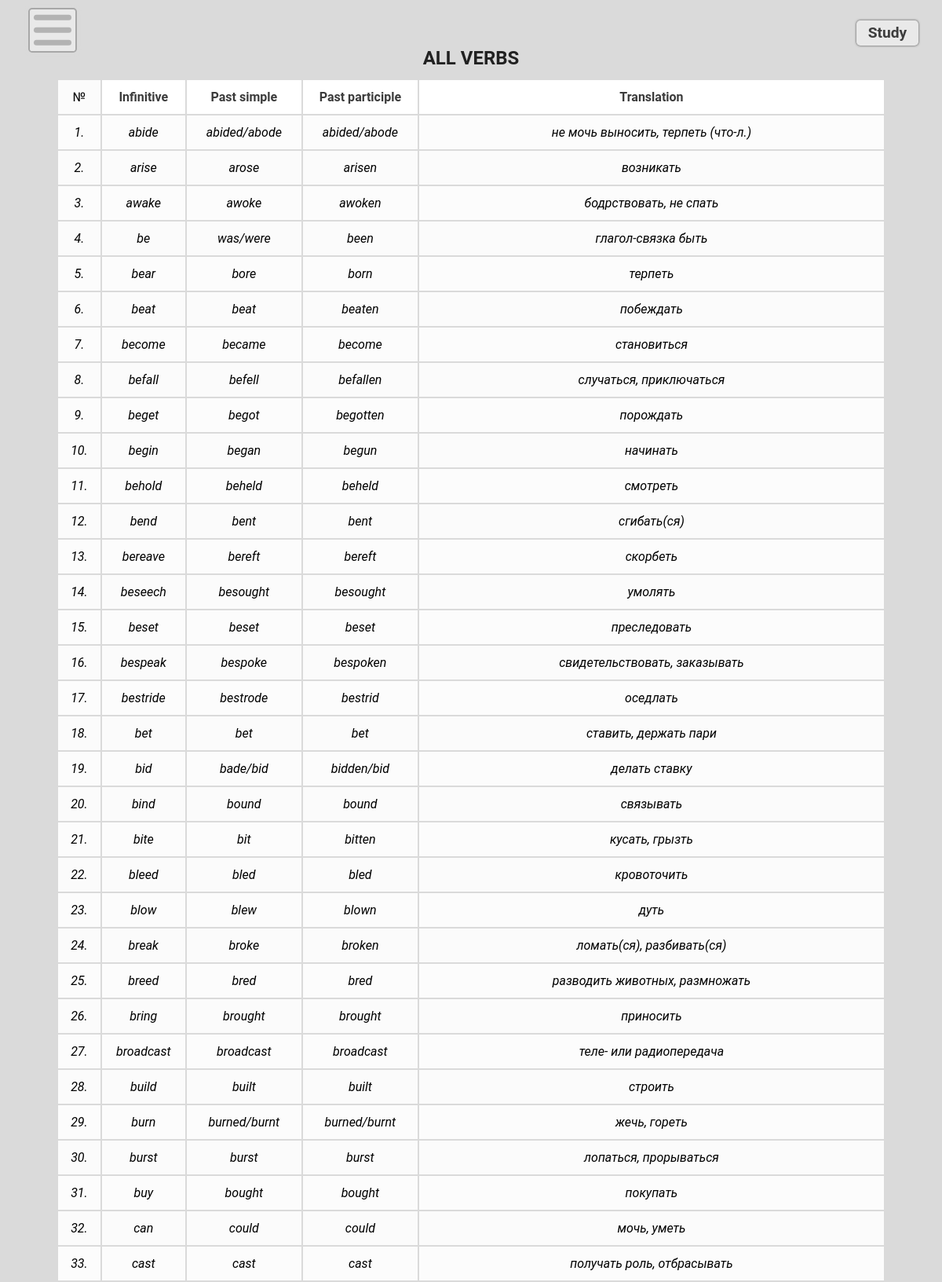
Page /all_verbs (upper part) on the committed database.
### IrregularVerbs/models.py (models this page shows, shortened)
class Verbs(models.Model):
    infinitive = models.CharField(max_length=30, unique=True)
    past_simple = models.CharField(max_length=30, unique=True)
    past_participle = models.CharField(max_length=30, unique=True)
    definition= models.CharField(max_length=366, blank=True)
    translation = models.CharField(max_length=30, blank=True)
    level = models.CharField(max_length=2, default='C2')

### IrregularVerbs/views.py (the view)
# urls.py: path("all_verbs", views.all_verbs, name="all_verbs"),
def all_verbs(request):
    verbs = Verbs.objects.all().order_by('infinitive')
    return render(request, 'IrregularVerbs/irregular_verbs.html', {'verbs': verbs, 'header':'All Verbs'})

### IrregularVerbs/templates/IrregularVerbs/irregular_verbs.html (shortened to what this page needs)
{% extends 'IrregularVerbs/base.html' %}
{% block content %}
    <div id="wrapper">
        <table>
            <div id="btn-start-study">
                <button class="button-study btn">Study</button>
            </div>
            <caption>
                {{ header }}
            </caption>
            <tr>
                <th>Infinitive</th>
                <th>Past simple</th>
                <th>Past participle</th>
                <th>Translation</th>
            </tr>
            {% for  obj in verbs %}
            <tr>
                <td data-cell="Infinitive">{{ obj.infinitive }}</td>
                <td data-cell="Past simple">{{ obj.past_simple}}</td>
                <td data-cell="Past participle">{{ obj.past_participle }}</td>
                <td data-cell="Translation">{{ obj.translation }}</td>
            </tr>
            {% endfor %}
        </table>
    </div>
    {% endblock %}

### IrregularVerbs/templates/IrregularVerbs/base.html (shortened to what this page needs)
{% load static %}
<!DOCTYPE html>
<html lang="en">
<head>
    <link rel="stylesheet" href="{% static 'IrregularVerbs/style.css' %}">
    {% load livereload_tags %}
</head>
<body>
    {% include 'IrregularVerbs/navbar.html' %}
    {% block content %}
    {% endblock  %}
</body>
</html>

### IrregularVerbs/templates/IrregularVerbs/navbar.html (shortened to what this page needs)
<div id="main-container">
    <label for="hamburger" class="hamburger-wrapper">
        <div id="hamburger-btn">
            <div class="hamburger">
            </div>
        </div>
    </label>
</div>

### IrregularVerbs/static/IrregularVerbs/style.css (style rules this page uses)
*, *::before, *::after { box-sizing: border-box; font-family: "Roboto", sans-serif; }
:root { --color3: #666666; --font-color1:#3d3d3d; --font-color2: #272727; --font-color3: #212121; --btn-color: #e9e9e9; --btn-hover-color: #f6f6f6; --btn-hover-color2: rgb(227,227,227); --avocado-color: #568203; --shadow-color1: #333333; --shadow-color2: #3e3e3e; --background-color: #f6f6f6; --outline-color: #9b9b9b; --primary-color: #dadada; }
body { margin: 0; background-color: rgb(218,218,218); }
.hamburger-wrapper { position: fixed; z-index: 7; cursor: pointer; top: .6rem; left: 3vw; }
#hamburger-btn { cursor: pointer; background: #dadada; background: #e9e9e9; width: 3.9rem; height: 3.6rem; display: flex; align-items: center; justify-content: center; cursor: pointer; position: relative; border-radius: .3rem; border: 2px solid #a7a7a7; box-shadow: 0 0 6px #dadada; transition: background 1.2s ease-in-out; }
.hamburger { width: 3rem; height: .4rem; border-radius: 999px; position: absolute; top: 50%; transform: translateY(-50%); transition: top 3s, transform 1s, background .3s .6s ease-out; cursor: pointer; }
.hamburger, .hamburger::before, .hamburger::after { content: ''; width: 3rem; height: .4rem; background-color: #b3b3b3; border-radius: 999px; }
.hamburger::before { border-radius: 999px; bottom: 1rem; position: absolute; transition: bottom .3s .3s, transform .3s ease-in-out; }
.hamburger::after { top: 1rem; position: absolute; transition: top .3s .3s, transform .3s ease-in-out; }
#wrapper { text-align: center; padding-top: 3rem; }
table { padding: 0 6vw; width: 100%; counter-reset: number; }
caption, th, td { padding: 1vw; }
caption { background-color: transparent; font-size: 1.5rem; font-weight: bold; text-transform: uppercase; color: var(--font-color3); }
th { background: white; color: #3b3b3b; }
tr:nth-of-type(2n) { background-color: #fcfcfc; }
tr { background-color: #fbfbfb; text-align: center; vertical-align: middle; font-family: 'Trebuchet MS', 'Lucida Sans Unicode', 'Lucida Grande', 'Lucida Sans', Arial, sans-serif; }
tr:not(:first-child) { counter-increment: number; font-style: italic; }
tr:first-of-type::before { content: '№'; }
tr::before { content: counter(number) '.'; padding: .9vw; display: table-cell; vertical-align: middle; }
#btn-start-study { position: fixed; top : 1rem; right: 1rem; padding: .6rem .9rem; z-index: 3; }
.button-study { display: flex; cursor: pointer; transition: .9s; border: transparent; border-radius: 9px; font-weight: 600; box-shadow: 0 0 3px #3e3e3e; box-shadow: 0 0 3px var(--shadow-color1); background-color: var(--btn-color); padding: .6rem .9rem; font-size: 20px; }
.btn { padding: .3rem .9rem; font-size: 1.2rem; color: var(--font-color1); cursor: pointer; box-shadow: 0 0 3px var(--shadow-color2); border-radius: .3rem; border: transparent; outline: transparent; }

### rows in the picture
Verbs: infinitive "abide", past_simple "abided/abode", past_participle "abided/abode", translation "не мочь выносить, терпеть (что-л.)"
Verbs: infinitive "arise", past_simple "arose", past_participle "arisen", translation "возникать"
Verbs: infinitive "awake", past_simple "awoke", past_participle "awoken", translation "бодрствовать, не спать"
Verbs: infinitive "be", past_simple "was/were", past_participle "been", translation "глагол-связка быть"
Verbs: infinitive "bear", past_simple "bore", past_participle "born", translation "терпеть"
Verbs: infinitive "beat", past_simple "beat", past_participle "beaten", translation "побеждать"
Verbs: infinitive "become", past_simple "became", past_participle "become", translation "становиться"
Verbs: infinitive "befall", past_simple "befell", past_participle "befallen", translation "случаться, приключаться"
Verbs: infinitive "beget", past_simple "begot", past_participle "begotten", translation "порождать"
Verbs: infinitive "begin", past_simple "began", past_participle "begun", translation "начинать"
Verbs: infinitive "behold", past_simple "beheld", past_participle "beheld", translation "смотреть"
Verbs: infinitive "bend", past_simple "bent", past_participle "bent", translation "сгибать(ся)"
Verbs: infinitive "bereave", past_simple "bereft", past_participle "bereft", translation "скорбеть"
Verbs: infinitive "beseech", past_simple "besought", past_participle "besought", translation "умолять"
Verbs: infinitive "beset", past_simple "beset", past_participle "beset", translation "преследовать"
Verbs: infinitive "bespeak", past_simple "bespoke", past_participle "bespoken", translation "свидетельствовать, заказывать"
Verbs: infinitive "bestride", past_simple "bestrode", past_participle "bestrid", translation "оседлать"
Verbs: infinitive "bet", past_simple "bet", past_participle "bet", translation "ставить, держать пари"
Verbs: infinitive "bid", past_simple "bade/bid", past_participle "bidden/bid", translation "делать ставку"
Verbs: infinitive "bind", past_simple "bound", past_participle "bound", translation "связывать"
Verbs: infinitive "bite", past_simple "bit", past_participle "bitten", translation "кусать, грызть"
Verbs: infinitive "bleed", past_simple "bled", past_participle "bled", translation "кровоточить"
Verbs: infinitive "blow", past_simple "blew", past_participle "blown", translation "дуть"
Verbs: infinitive "break", past_simple "broke", past_participle "broken", translation "ломать(ся), разбивать(ся)"
Verbs: infinitive "breed", past_simple "bred", past_participle "bred", translation "разводить животных, размножать"
Verbs: infinitive "bring", past_simple "brought", past_participle "brought", translation "приносить"
Verbs: infinitive "broadcast", past_simple "broadcast", past_participle "broadcast", translation "теле- или радиопередача"
Verbs: infinitive "build", past_simple "built", past_participle "built", translation "строить"
Verbs: infinitive "burn", past_simple "burned/burnt", past_participle "burned/burnt", translation "жечь, гореть"
Verbs: infinitive "burst", past_simple "burst", past_participle "burst", translation "лопаться, прорываться"
Verbs: infinitive "buy", past_simple "bought", past_participle "bought", translation "покупать"
Verbs: infinitive "can", past_simple "could", past_participle "could", translation "мочь, уметь"
Verbs: infinitive "cast", past_simple "cast", past_participle "cast", translation "получать роль, отбрасывать"

### other values in the picture
{{ header }} "ALL VERBS"
